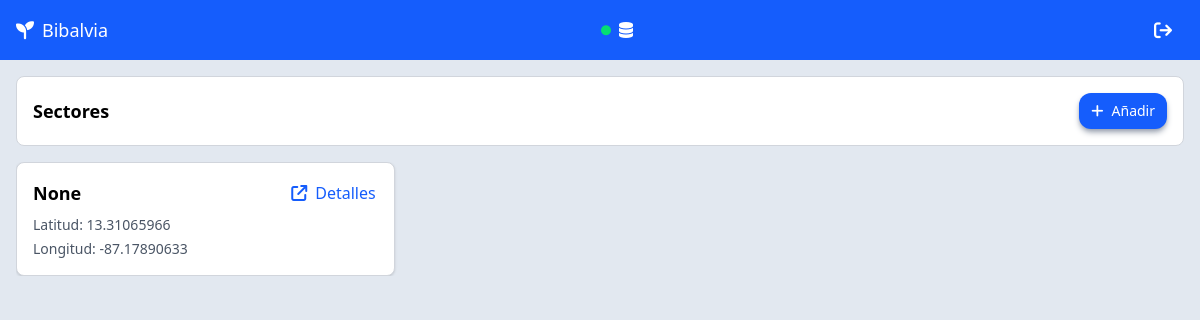
The app's page /home/ (signed in), older data.
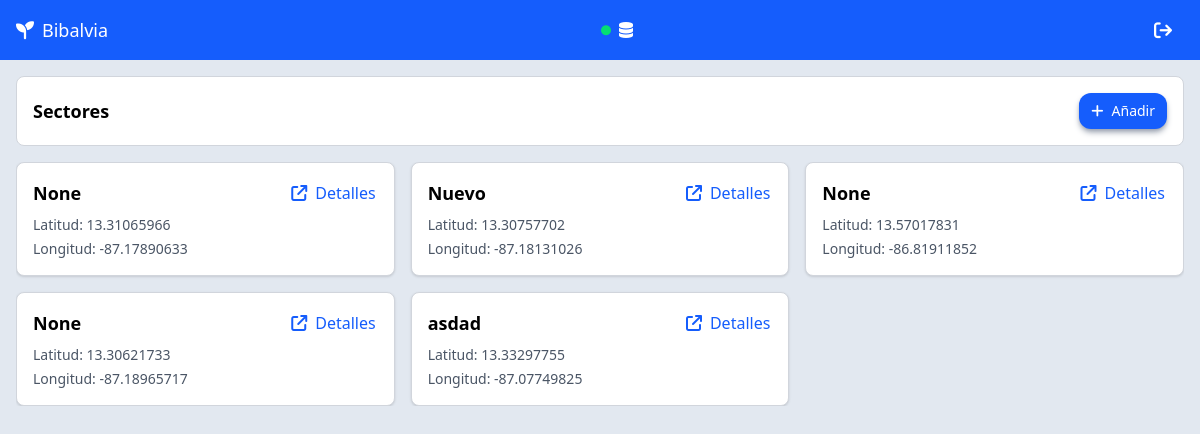
The same page, newer data.
### dashboard/models.py (models this page shows, shortened)
class Sector(models.Model):
    latitud = models.DecimalField(
        max_digits=10,
        decimal_places=8,
        validators=[MinValueValidator(-90), MaxValueValidator(90)]
    )
    longitud = models.DecimalField(
        max_digits=11,
        decimal_places=8,
        validators=[MinValueValidator(-180), MaxValueValidator(180)]
    )
    nombre_sector= models.CharField(max_length=100, unique=True, null=True, blank=True)
    zonas = models.ManyToManyField('Zona', related_name='sectores')
    class Meta:
        verbose_name = "Sector"
        verbose_name_plural = "Sectores"
        ordering = ['id']
        indexes = [
            models.Index(fields=['latitud', 'longitud']),
        ]

### dashboard/views.py (the view)
# urls.py: 2. Add a URL to urlpatterns:  path('', views.home, name='home')
@login_required
def home(request):
    sectores = Sector.objects.all()
    context = {
        'sectores': sectores,
    }
    toast = request.GET.get('toast')
    toast_tipo = request.GET.get('toast_tipo', 'success')
    if toast:
        context['toast'] = toast
        context['toast_tipo'] = toast_tipo
    return render(request, 'dashboard/home.html', context)

### dashboard/context_processors.py (called while the page is built)
def environment(request):
    return {
        'IS_LOCAL': settings.IS_LOCAL,
        'IS_CLOUD': settings.IS_CLOUD,
        'ENVIRONMENT': settings.ENVIRONMENT,
    }

### dashboard/templates/dashboard/home.html (shortened to what this page needs)
{% extends "base.html" %}
{% block content %}
<div class="h-full flex flex-col p-4 overflow-hidden">
    <section class="flex justify-between shrink-0 mb-4 border border-gray-300 p-4 bg-white rounded-lg items-center">
        <span class="font-semibold text-lg">Sectores</span>
        {% if IS_LOCAL %}
        <a href="{% url 'sector_create' %}">
            <button
                class="shadow-md shadow-gray-400 rounded-xl text-sm flex items-center gap-2 bg-blue-600 text-white hover:bg-blue-500 active:bg-blue-700 px-3 py-2 transition-transform active:scale-95">
                <i class="fa-solid fa-plus"></i>
                Añadir
            </button>
        </a>
        {% endif %}
    </section>
    {% if sectores %}
    <section class="grid grid-cols-1 md:grid-cols-2 lg:grid-cols-3 gap-4 overflow-auto">
        {% for sector in sectores %}
        <article
            class="border border-gray-300 rounded-lg p-4 shadow-sm h-fit flex justify-between items-start bg-white">
            <div class="flex flex-col">
                <h2 class="text-lg font-semibold mb-2">{{ sector.nombre_sector }}</h2>
                <p class="text-sm text-gray-600 mb-1">Latitud: {{ sector.latitud }}</p>
                <p class="text-sm text-gray-600">Longitud: {{ sector.longitud }}</p>
            </div>
            <a href="{% url 'sector_detail' sector.id %}"
                class="p-0.5 flex gap-2 text-blue-600 items-center transition-transform active:scale-95 hover:scale-105 ">
                <i class="fa-solid fa-arrow-up-right-from-square"></i>
                Detalles
            </a>
        </article>
        {% endfor %}
    </section>
    {% endif %}
</div>
{% endblock %}

### templates/base.html (shortened to what this page needs)
<!DOCTYPE html>
<html lang="en">
<head>
    {% load static %}
    <link rel="stylesheet" href="{% static 'dist/styles.css' %}">
    <link rel="stylesheet" href="https://cdnjs.cloudflare.com/ajax/libs/font-awesome/6.4.0/css/all.min.css">
    <link rel="stylesheet" href="https://unpkg.com/leaflet@1.9.4/dist/leaflet.css" />
</head>
<body class="flex flex-col h-screen bg-slate-200">
    {% block navbar %}
    <nav class="px-4 py-3 bg-blue-600 text-white flex items-center justify-between shrink-0 text-lg">
        <a href="{% url 'home' %}" class="flex gap-2 items-center w-max">
            <i class="fa-solid fa-seedling"></i>
            Bibalvia
        </a>
        {% if IS_LOCAL %}
        <div class="text-base flex gap-2 items-center">
            <i class="fa-solid fa-circle fa-2xs text-green-400"></i>
            <i class="fa-solid fa-database"></i>
        </div>
        {% endif %}
        <a href="{% url 'logout' %}" class=" ml-4 px-3 py-1 text-white rounded hover:bg-blue-500">
            <i class="fa-solid fa-arrow-right-from-bracket"></i>
        </a>
    </nav>
    {% endblock %}
    <div class="flex-1 sm:overflow-hidden" id="content">
        {% block content %}{% endblock %}
    </div>
</body>
</html>

Row changes from the older to the newer data that the page shows:
added Sector: nombre_sector "Nuevo", latitud "13.30757702", longitud "-87.18131026"
added Sector: nombre_sector "None", latitud "13.57017831", longitud "-86.81911852"
added Sector: nombre_sector "None", latitud "13.30621733", longitud "-87.18965717"
added Sector: nombre_sector "asdad", latitud "13.33297755", longitud "-87.07749825"
